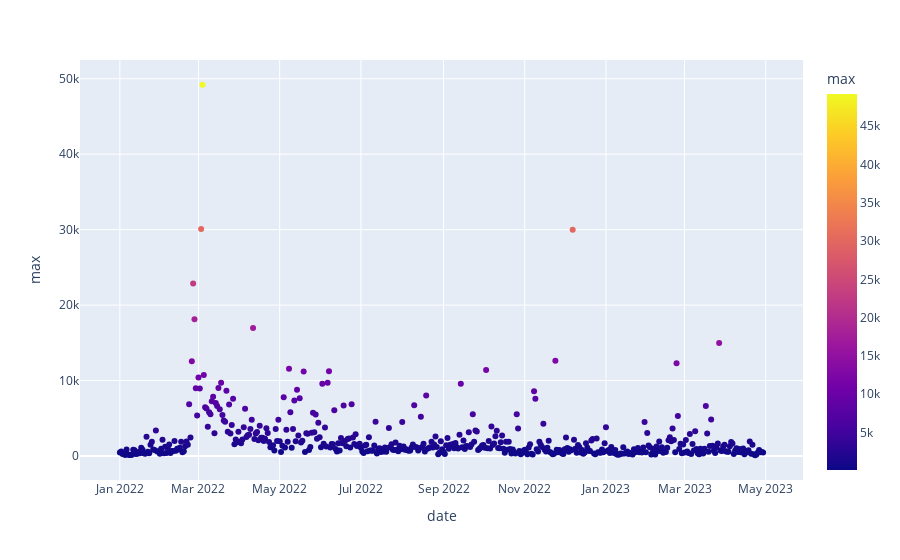

Source (notebook cell):
### Code cell
import numpy as np
import pandas as pd
from datetime import datetime, timedelta
import plotly.express as px

fig2 = px.scatter(max_news, x="date", y="max", color='max')
fig2.show()

### Figure 1 — Plotly figure (JSON) as saved in the notebook; plotly's stock layout.template omitted (floating-point values rounded to 4 significant figures; data arrays with more than 128 entries replaced by an {"elided": "..."} marker saying what was removed)
{"data": [{"hovertemplate": "date=%{x}<br>max=%{marker.color}<extra></extra>", "legendgroup": "", "marker": {"color": {"elided": "484 int values"}, "coloraxis": "coloraxis", "symbol": "circle"}, "mode": "markers", "name": "", "orientation": "v", "showlegend": false, "type": "scatter", "x": {"elided": "484 str values"}, "xaxis": "x", "y": {"elided": "484 int values"}, "yaxis": "y"}], "layout": {"coloraxis": {"colorbar": {"title": {"text": "max"}}, "colorscale": [[0, "#0d0887"], [0.1111, "#46039f"], [0.2222, "#7201a8"], [0.3333, "#9c179e"], [0.4444, "#bd3786"], [0.5556, "#d8576b"], [0.6667, "#ed7953"], [0.7778, "#fb9f3a"], [0.8889, "#fdca26"], [1, "#f0f921"]]}, "legend": {"tracegroupgap": 0}, "margin": {"t": 60}, "xaxis": {"anchor": "y", "domain": [0, 1], "title": {"text": "date"}}, "yaxis": {"anchor": "x", "domain": [0, 1], "title": {"text": "max"}}}}
